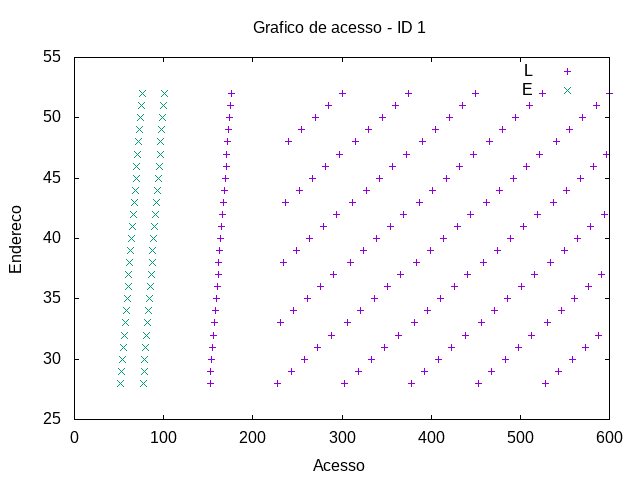

Write gnuplot code to recreate this figure.
set term png
set output "../out/mult-acesso-1.png"
set title "Grafico de acesso - ID 1"
set xlabel "Acesso"
set ylabel "Endereco"
plot "../out/mult-acesso-0-1.gpdat" u 2:4 w points t "L", "../out/mult-acesso-1-1.gpdat" u 2:4 w points t "E"
